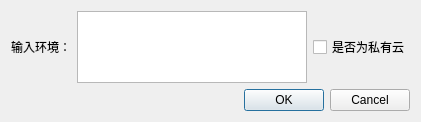
<?xml version="1.0" encoding="UTF-8"?>
<ui version="4.0">
 <class>JKOtherEnvrionmentDlg</class>
 <widget class="QDialog" name="JKOtherEnvrionmentDlg">
  <property name="geometry">
   <rect>
    <x>0</x>
    <y>0</y>
    <width>421</width>
    <height>122</height>
   </rect>
  </property>
  <property name="windowTitle">
   <string>JKOtherEnvrionmentDlg</string>
  </property>
  <layout class="QVBoxLayout" name="verticalLayout_2">
   <item>
    <layout class="QVBoxLayout" name="verticalLayout">
     <item>
      <layout class="QHBoxLayout" name="horizontalLayout">
       <item>
        <widget class="QLabel" name="environmentLab">
         <property name="text">
          <string>输入环境：</string>
         </property>
        </widget>
       </item>
       <item>
        <widget class="QTextEdit" name="environmentText"/>
       </item>
       <item>
        <widget class="QCheckBox" name="isPrivateCheck">
         <property name="text">
          <string>是否为私有云</string>
         </property>
        </widget>
       </item>
      </layout>
     </item>
     <item>
      <widget class="QDialogButtonBox" name="buttonBox">
       <property name="standardButtons">
        <set>QDialogButtonBox::Cancel|QDialogButtonBox::Ok</set>
       </property>
      </widget>
     </item>
    </layout>
   </item>
  </layout>
 </widget>
 <layoutdefault spacing="6" margin="11"/>
 <resources/>
 <connections/>
</ui>
